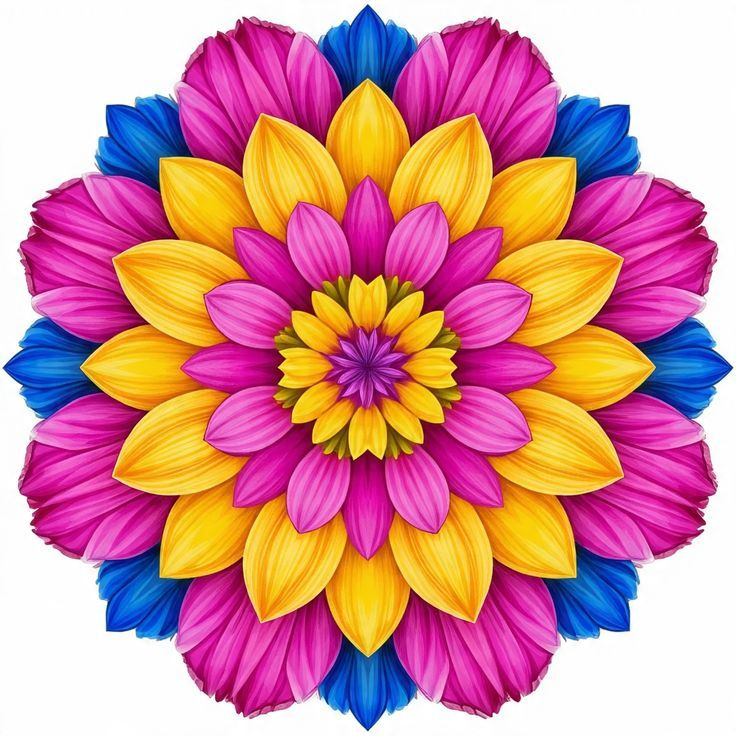
#> input picture image.jpeg, 736 x 736 px
$ python Q15.py
#> lines starting #> are read from the running program, lines starting #| are printed output that depends on the picture
import cv2
import matplotlib.pyplot as plt

image = cv2.imread("image.jpeg")
#> image is the input picture: shape (736, 736, 3); mean B, G, R 149.5, 140.1, 210.4

if image is not None:
    blue, green, red = cv2.split(image)
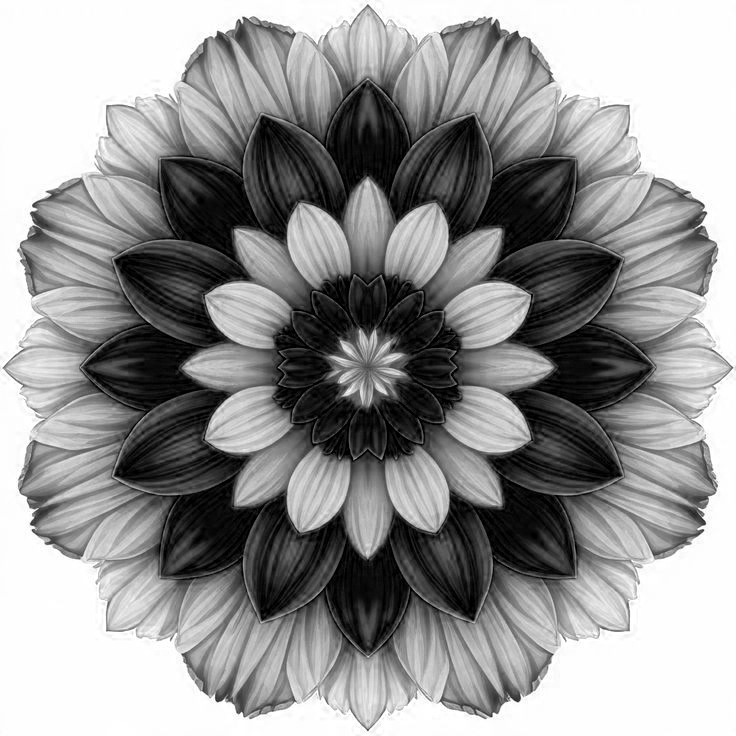
#> blue: shape (736, 736); min 0, max 255, mean 149.5
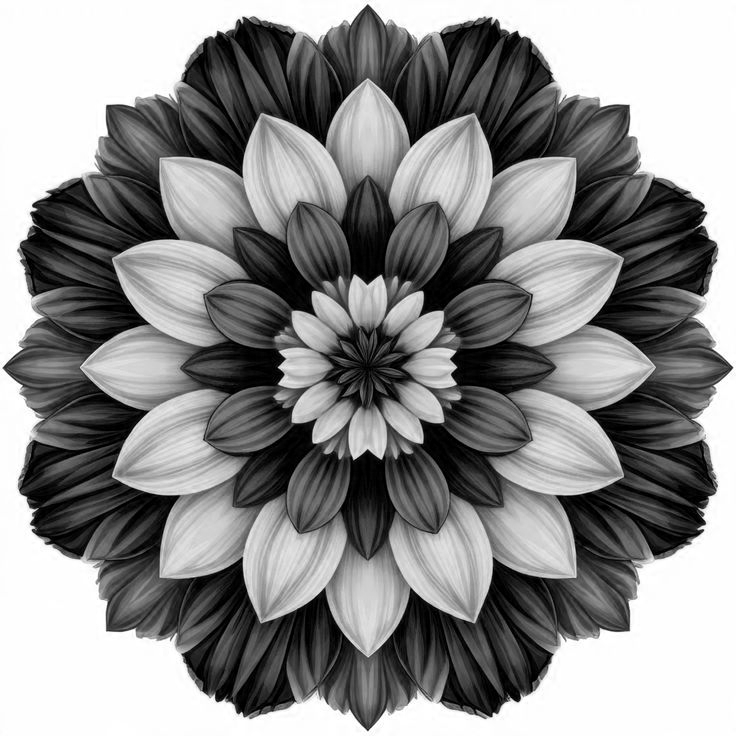
#> green: shape (736, 736); min 0, max 255, mean 140.1
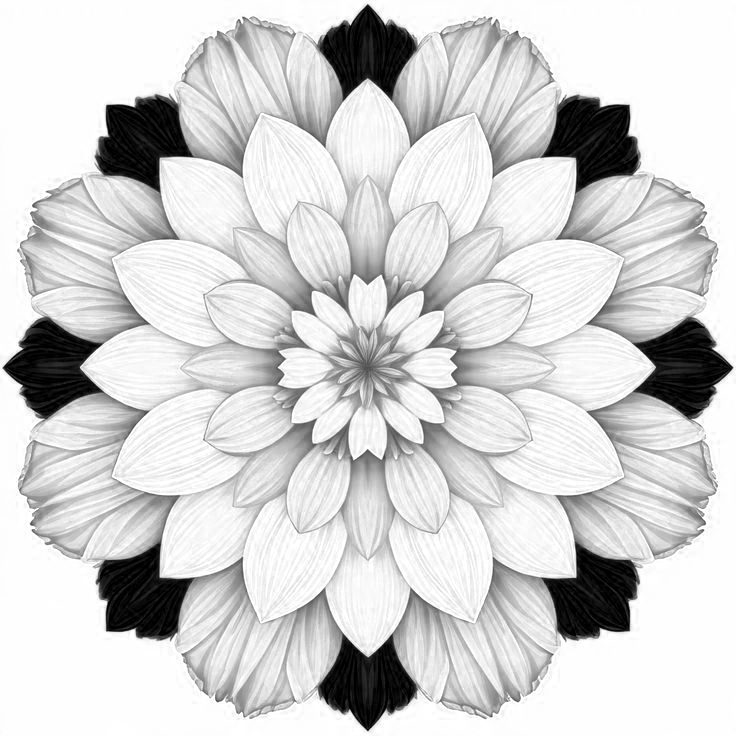
#> red: shape (736, 736); min 0, max 255, mean 210.4

    merged_image = cv2.merge([blue, green, red])

    cv2.imwrite("Q15_merged_image.jpg", merged_image)

    merged_rgb = cv2.cvtColor(merged_image, cv2.COLOR_BGR2RGB)

    plt.imshow(merged_rgb)
    plt.title("Q15 - Merged Color Image")
    plt.axis("off")
    plt.show()

    print("Q15 - Channels merged successfully.")
else:
    print("Error: Image could not be loaded.")
